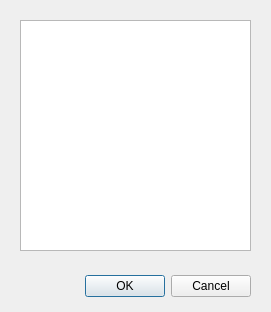
<?xml version="1.0" encoding="UTF-8"?>
<ui version="4.0">
 <class>ReferenceList</class>
 <widget class="QDialog" name="ReferenceList">
  <property name="geometry">
   <rect>
    <x>0</x>
    <y>0</y>
    <width>271</width>
    <height>312</height>
   </rect>
  </property>
  <property name="windowTitle">
   <string>Dialog</string>
  </property>
  <widget class="QDialogButtonBox" name="buttonBox">
   <property name="geometry">
    <rect>
     <x>-90</x>
     <y>270</y>
     <width>341</width>
     <height>32</height>
    </rect>
   </property>
   <property name="orientation">
    <enum>Qt::Horizontal</enum>
   </property>
   <property name="standardButtons">
    <set>QDialogButtonBox::Cancel|QDialogButtonBox::Ok</set>
   </property>
  </widget>
  <widget class="QListWidget" name="listWidget">
   <property name="geometry">
    <rect>
     <x>20</x>
     <y>20</y>
     <width>231</width>
     <height>231</height>
    </rect>
   </property>
   <property name="selectionMode">
    <enum>QAbstractItemView::SingleSelection</enum>
   </property>
  </widget>
 </widget>
 <resources/>
 <connections>
  <connection>
   <sender>buttonBox</sender>
   <signal>accepted()</signal>
   <receiver>ReferenceList</receiver>
   <slot>accept()</slot>
   <hints>
    <hint type="sourcelabel">
     <x>248</x>
     <y>254</y>
    </hint>
    <hint type="destinationlabel">
     <x>157</x>
     <y>274</y>
    </hint>
   </hints>
  </connection>
  <connection>
   <sender>buttonBox</sender>
   <signal>rejected()</signal>
   <receiver>ReferenceList</receiver>
   <slot>reject()</slot>
   <hints>
    <hint type="sourcelabel">
     <x>316</x>
     <y>260</y>
    </hint>
    <hint type="destinationlabel">
     <x>286</x>
     <y>274</y>
    </hint>
   </hints>
  </connection>
 </connections>
</ui>
